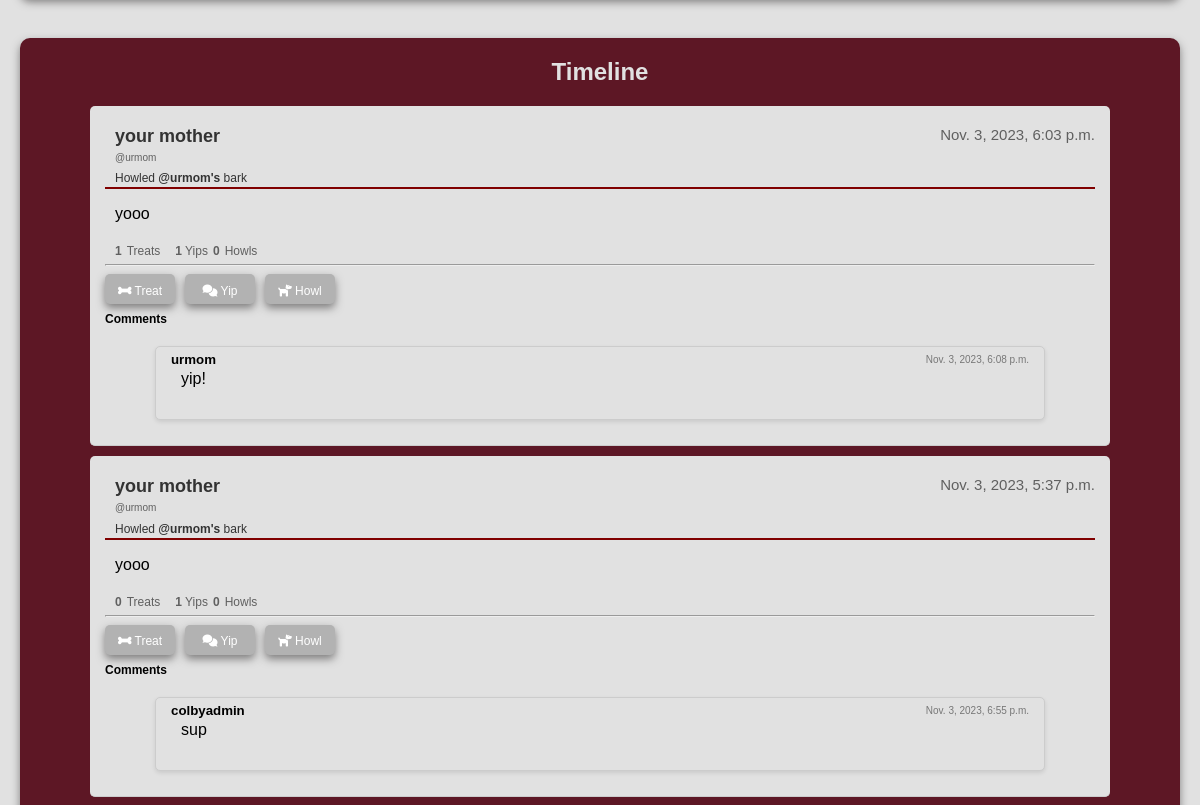
Before: /main/profile/urmom/ (signed in, middle part) with the older database file.
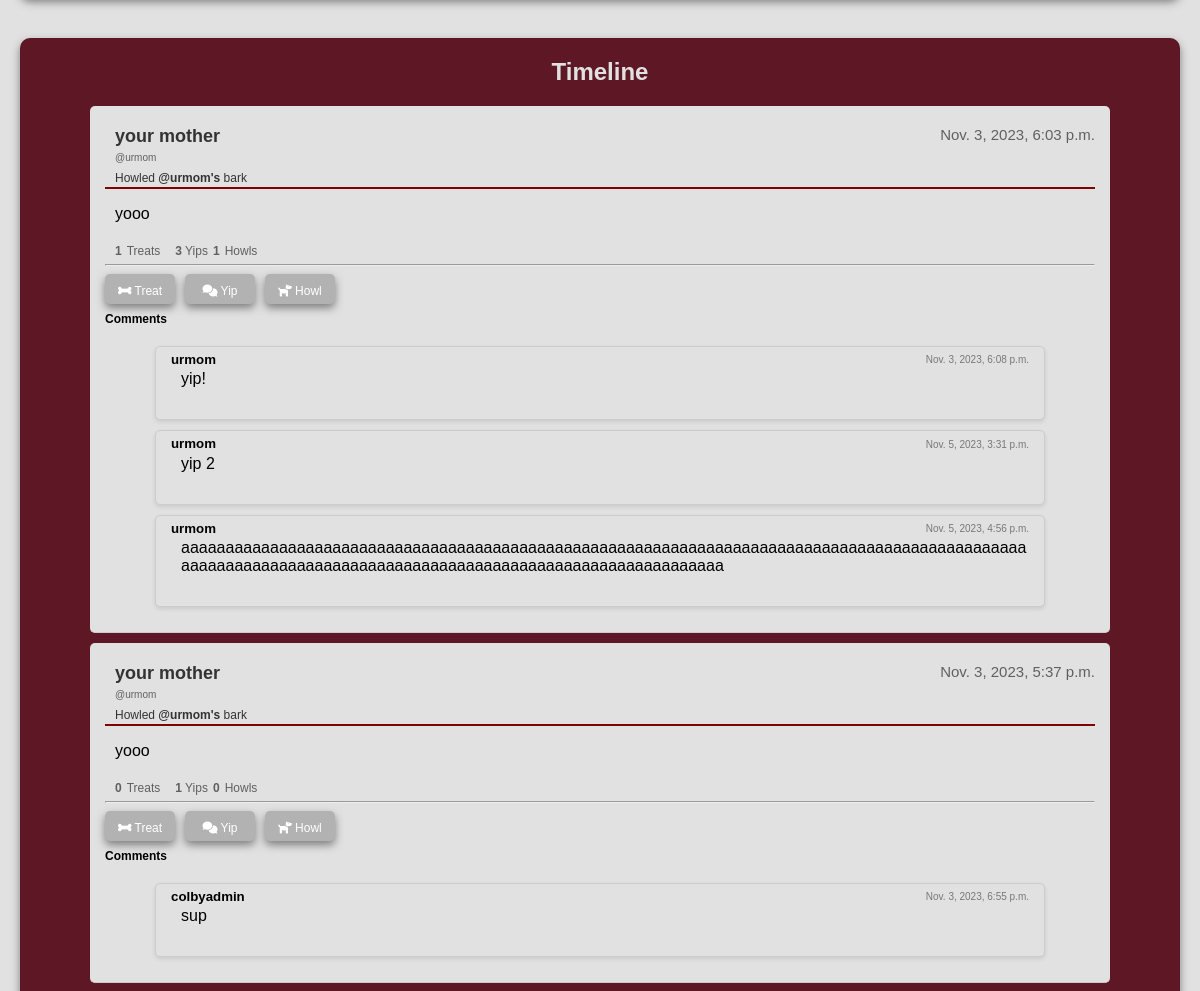
After: the same page with the newer database file.
### homepage/models.py (models this page shows, shortened)
class Bark(models.Model):
    id = models.UUIDField(primary_key=True, default=uuid.uuid4)
    user = models.ForeignKey(settings.AUTH_USER_MODEL, on_delete=models.CASCADE)
    content = models.TextField()
    timestamp = models.DateTimeField(auto_now_add=True)
    num_likes = models.IntegerField(default=0)
    num_yips = models.IntegerField(default=0)
    num_howls = models.IntegerField(default=0)
    treated_by = models.ManyToManyField(
        DawgHouseUser, related_name="treats_given", blank=True
    )
    is_repost = models.BooleanField(default=False)
    original_bark=models.ForeignKey('self',null=True,blank=True, on_delete=models.SET_NULL)

class DawgHouseUser(AbstractBaseUser, PermissionsMixin):
    username = models.CharField(unique=True, max_length=30)
    first_name = models.CharField(max_length=30)
    last_name = models.CharField(max_length=30)
    bio = models.TextField(blank=True, max_length=200)
    friends = models.ManyToManyField("self", blank=True)
    is_staff = models.BooleanField(default=False)
    USERNAME_FIELD = "username"
    REQUIRED_FIELDS = ["first_name", "last_name"]
    objects = DawgHouseUserManager()

class Comment(models.Model):
    bark = models.ForeignKey(Bark, related_name="comments", on_delete=models.CASCADE)
    name = models.ForeignKey(DawgHouseUser, on_delete=models.CASCADE)
    body = models.TextField()
    date_added = models.DateTimeField(auto_now_add=True)

### homepage/views.py (the view)
# urls.py: path("profile/<str:username>/", views.ProfileView, name="profile"),
def ProfileView(request, username):
    logged_in_user = request.user
    user = get_object_or_404(DawgHouseUser, username=username)
    friends_list = user.friends.all()
    barks = Bark.objects.filter(user=user).order_by("-timestamp")
    context = {"user": user, "barks": barks, "friends_list": friends_list, "logged_in_user": logged_in_user}
    if user == request.user:
        return render(request, "user_profile.html", context)
    elif request.user in user.friends.all():
        return render(request, "friend_view.html", context)
    else:
        return render(request, "non_friend_view.html", context)

### homepage/templates/friend_view.html (shortened to what the changed rows need)
<!DOCTYPE html>
<html>
<head>
    {% load static %}
    <link rel="stylesheet" href="{% static 'friend.css' %}" />
    <link rel="stylesheet" href="https://cdnjs.cloudflare.com/ajax/libs/font-awesome/6.0.0/css/all.min.css">
</head>
<body>
    <div class="profile-content">
        <div class="profile-layout">
            <div class="barks-container">
                <h2>Timeline</h2>
                <ul>
                  {% for bark in barks %}
                  <li class="bark">
                    <div class="bark-header">
                      <div class="user-names">
                        <h3>
                          <strong
                            ><a
                              href="{% url 'profile' bark.user.username %}"
                              class="hidden-link"
                              >{{ bark.user.first_name }} {{ bark.user.last_name }}</a
                            ></strong
                          >
                        </h3>
                        <h4>@{{ bark.user.username }}</h4>
                        {% if bark.is_repost %}
                        <p>
                          Howled
                          <a
                            href="{% url 'profile' username=bark.original_bark.user.username %}"
                            class="hidden-link"
                            ><strong>@{{ bark.original_bark.user.username }}'s</strong>
                            bark</a
                          >
                        </p>
                        {% endif %}
                      </div>
                      <p class="timestamp">{{ bark.timestamp }}</p>
                    </div>
                    <hr color="maroon" />
                    <div class="bark-content-display">
                      <p id="bark-content-{{ bark.id }}">{{ bark.content }}</p>
                    </div>
                    <div class="counters-container">
                      <h4 class="counters-container">
                        <strong>{{ bark.num_likes }}</strong> Treats
                        <span class="comment-counter"
                          ><strong>{{ bark.num_yips }}</strong> Yips</span
                        >
                        <strong>{{ bark.num_howls }}</strong> Howls
                      </h4>
                    </div>
                    <hr />
                    <div class="button-container">
                      <form
                        action="{% url 'give_treat' bark.id user.username 'main_timeline' %}"
                        method="post"
                      >
                        {% csrf_token %} {% if user in bark.treated_by.all %}
                        <button type="submit" style="background-color: rgb(70, 18, 18)">
                          <i class="fa-solid fa-bone" style="color: white"></i> Treat
                        </button>
                        {% else %}
                        <button type="submit">
                          <i class="fa-solid fa-bone" style="color: white"></i> Treat
                        </button>
                        {% endif %}
                      </form>
                      <button class="show-comment-input" data-bark-id="{{ bark.id }}">
                        <i class="fa-solid fa-comments" style="color: white"></i> Yip
                      </button>
                      <form method="POST" class="repost-form">
                        <button
                          type="button"
                          class="repost-button"
                          data-bark-id="{{ bark.id }}"
                        >
                          <i class="fa-solid fa-dog" style="color: white"></i> Howl
                        </button>
                      </form>
                    </div>
                    <div class="comments-container">
                      <h2>Comments</h2>
                      <ul id="comment-list">
                        {% for comment in bark.comments.all %}
                        <li class="comment">
                          <div class="comment-header">
                            <h5 class="username">
                              <a href="{% url 'profile' comment.name.username %}"
                              class="hidden-link">
                              {{ comment.name.username }}
                            </a>
                            </h5>
                            <p class="timestamp">{{ comment.date_added }}</p>
                          </div>
                          <div class="comment-content-display">
                            <p>{{ comment.body }}</p>
                          </div>
                        </li>
                        {% endfor %}
                      </ul>
                    </div>
                  </li>
                  {% endfor %}
                </ul>
              </div>
</body>
</html>

Changed rows visible on the page:
changed Bark "Nov. 3, 2023, 6:03 p.m.": num_yips "1" → "3"; num_howls "0" → "1"
added Comment: name.username "urmom", date_added "Nov. 5, 2023, 3:31 p.m.", body "yip 2", shown under Bark "Nov. 3, 2023, 6:03 p.m."
added Comment: name.username "urmom", date_added "Nov. 5, 2023, 4:56 p.m.", body "aaaaaaaaaaaaaaaaaaaaaaaaaaaaaaaaaaaaaaaaaaaaaaaaaaaaaaaaaaaaaaaaaaaaaaaaaaaaaaaaaaaaaaaaaaaaaaaaaaaaaaaaaaaaaaaaaaaaaaaaaaaaaaaaaaaaaaaaaaaaaaaaaaaaaaaaaaaa", shown under Bark "Nov. 3, 2023, 6:03 p.m."
